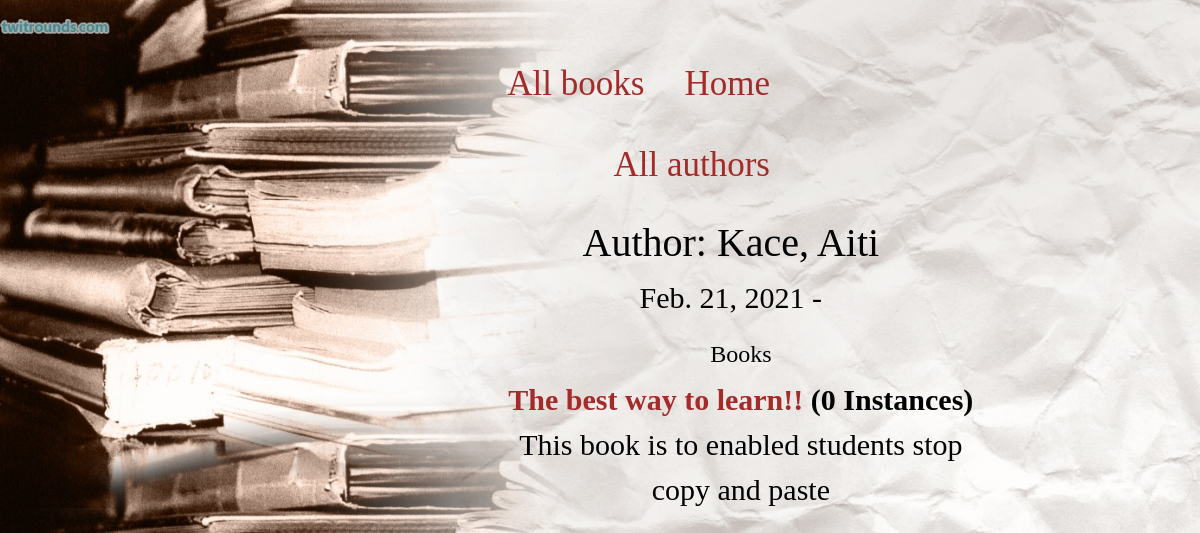
Page /catalog/catalog/uthor/1/ on the committed database.
### catalog/models.py (models this page shows, shortened)
class Author(models.Model):
    first_name = models.CharField(max_length=100)
    last_name = models.CharField(max_length=100)
    date_of_birth = models.DateField(null=True, blank=True)
    date_of_death = models.DateField('Died', null=True, blank=True)
    class Meta:
        ordering = ['last_name', 'first_name']
    def __str__(self):
        return f'{self.last_name}, {self.first_name}'

class Book(models.Model):
    title = models.CharField(max_length=200)
    author = models.ForeignKey('Author', on_delete=models.SET_NULL, null=True)
    summary = models.TextField(max_length=1000, help_text='Enter a brief description of the book')
    isbn = models.CharField('ISBN', max_length=13, unique=True,
                             help_text='13 Character <a href="https://www.isbn-international.org/content/what-isbn">ISBN number</a>')
    genre = models.ManyToManyField(Genre, help_text='Select a genre for this book')
    language = models.ForeignKey('Language', on_delete=models.SET_NULL, null=True)
    class Meta:
        ordering = ['title', 'author']
    def display_genre(self):
        """Creates a string for the Genre. This is required to display genre in Admin."""
        return ', '.join([genre.name for genre in self.genre.all()[:3]])
    display_genre.short_description = 'Genre'
    def __str__(self):
        return self.title

### catalog/views.py (the view)
# urls.py: path('catalog/uthor/<int:pk>/', views.AuthorDetailView.as_view(),name='author-detail'),
class AuthorDetailView(generic.DetailView):
    model = Author

### catalog/templates/catalog/author_detail.html
{% extends "catalog/base_generic.html" %}
{% block content %}
<h1>Author: {{ author }} </h1>
<p>{{author.date_of_birth}} - {% if author.date_of_death %}{{author.date_of_death}}{% endif %}</p>
<div style="margin-left:20px;margin-top:20px">
<h4>Books</h4>
<dl>
{% for book in author.book_set.all %}
  <dt><a href="{% url 'book-detail' book.pk %}">{{book}}</a> ({{book.bookinstance_set.all.count}} Instances)</dt>
  <dd>{{book.summary}}</dd>
{% endfor %}
</dl>
</div>
{% endblock %}

### catalog/static/catalog/style.css (style rules this page uses)
body { width:100%; padding:20px; background-image: url(images/b4.jpg) ; margin: 10px; font-family: 'Times New Roman', Times, serif; font-size:30px; color:black; text-align:center; }
a { color:brown; }

### rows in the picture
Author: last_name+first_name "Kace, Aiti", date_of_birth "Feb. 21, 2021"
Book: title "The best way to learn!!", bookinstance_set.all.count "0", summary "This book is to enabled students stop copy and paste"
